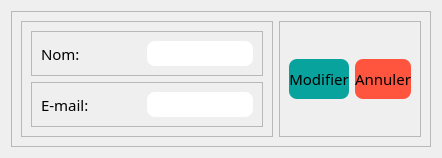
                   <widget class="QWidget" name="tab_5">
                    <attribute name="title">
                     <string>Modification</string>
                    </attribute>
                    <layout class="QHBoxLayout" name="horizontalLayout_41">
                     <item>
                      <widget class="QFrame" name="frame_37">
                       <property name="frameShape">
                        <enum>QFrame::StyledPanel</enum>
                       </property>
                       <property name="frameShadow">
                        <enum>QFrame::Raised</enum>
                       </property>
                       <layout class="QHBoxLayout" name="horizontalLayout_37">
                        <item>
                         <widget class="QFrame" name="frame_39">
                          <property name="maximumSize">
                           <size>
                            <width>500</width>
                            <height>16777215</height>
                           </size>
                          </property>
                          <property name="frameShape">
                           <enum>QFrame::StyledPanel</enum>
                          </property>
                          <property name="frameShadow">
                           <enum>QFrame::Raised</enum>
                          </property>
                          <layout class="QVBoxLayout" name="verticalLayout_21">
                           <item>
                            <widget class="QFrame" name="frame_40">
                             <property name="frameShape">
                              <enum>QFrame::StyledPanel</enum>
                             </property>
                             <property name="frameShadow">
                              <enum>QFrame::Raised</enum>
                             </property>
                             <layout class="QHBoxLayout" name="horizontalLayout_38">
                              <item>
                               <widget class="QLabel" name="label_22">
                                <property name="minimumSize">
                                 <size>
                                  <width>100</width>
                                  <height>0</height>
                                 </size>
                                </property>
                                <property name="maximumSize">
                                 <size>
                                  <width>60</width>
                                  <height>16777215</height>
                                 </size>
                                </property>
                                <property name="font">
                                 <font>
                                  <family>Quicksand Light</family>
                                  <pointsize>11</pointsize>
                                 </font>
                                </property>
                                <property name="styleSheet">
                                 <string notr="true">*{
color:#000;
}</string>
                                </property>
                                <property name="text">
                                 <string>Nom:</string>
                                </property>
                               </widget>
                              </item>
                              <item>
                               <widget class="QLineEdit" name="lineEdit_13">
                                <property name="minimumSize">
                                 <size>
                                  <width>0</width>
                                  <height>25</height>
                                 </size>
                                </property>
                                <property name="maximumSize">
                                 <size>
                                  <width>16777215</width>
                                  <height>25</height>
                                 </size>
                                </property>
                                <property name="styleSheet">
                                 <string notr="true">*{
color: #000;
background:#FFF;
border-radius:8px;
}</string>
                                </property>
                               </widget>
                              </item>
                             </layout>
                            </widget>
                           </item>
                           <item>
                            <widget class="QFrame" name="frame_41">
                             <property name="frameShape">
                              <enum>QFrame::StyledPanel</enum>
                             </property>
                             <property name="frameShadow">
                              <enum>QFrame::Raised</enum>
                             </property>
                             <layout class="QHBoxLayout" name="horizontalLayout_39">
                              <item>
                               <widget class="QLabel" name="label_23">
                                <property name="minimumSize">
                                 <size>
                                  <width>100</width>
                                  <height>0</height>
                                 </size>
                                </property>
                                <property name="maximumSize">
                                 <size>
                                  <width>60</width>
                                  <height>16777215</height>
                                 </size>
                                </property>
                                <property name="font">
                                 <font>
                                  <family>Quicksand Light</family>
                                  <pointsize>11</pointsize>
                                 </font>
                                </property>
                                <property name="styleSheet">
                                 <string notr="true">*{
color:#000;
}</string>
                                </property>
                                <property name="text">
                                 <string>E-mail:</string>
                                </property>
                               </widget>
                              </item>
                              <item>
                               <widget class="QLineEdit" name="lineEdit_14">
                                <property name="minimumSize">
                                 <size>
                                  <width>0</width>
                                  <height>25</height>
                                 </size>
                                </property>
                                <property name="maximumSize">
                                 <size>
                                  <width>16777215</width>
                                  <height>25</height>
                                 </size>
                                </property>
                                <property name="styleSheet">
                                 <string notr="true">*{
color: #000;
background:#FFF;
border-radius:8px;
}</string>
                                </property>
                               </widget>
                              </item>
                             </layout>
                            </widget>
                           </item>
                          </layout>
                         </widget>
                        </item>
                        <item>
                         <widget class="QFrame" name="frame_42">
                          <property name="frameShape">
                           <enum>QFrame::StyledPanel</enum>
                          </property>
                          <property name="frameShadow">
                           <enum>QFrame::Raised</enum>
                          </property>
                          <layout class="QHBoxLayout" name="horizontalLayout_40">
                           <item>
                            <widget class="QPushButton" name="pushButton_22">
                             <property name="maximumSize">
                              <size>
                               <width>150</width>
                               <height>40</height>
                              </size>
                             </property>
                             <property name="font">
                              <font>
                               <family>Quicksand Light</family>
                               <pointsize>11</pointsize>
                              </font>
                             </property>
                             <property name="styleSheet">
                              <string notr="true">*{
background:rgb(9, 163, 158);
border-radius:8px;
}
QPushButton:hover{
background:rgb(13, 58, 53);
color:#FFF;
font-size:18px;
}
QPushButton:pressed{
background:rgb(98, 255, 237);
}</string>
                             </property>
                             <property name="text">
                              <string>Modifier</string>
                             </property>
                            </widget>
                           </item>
                           <item>
                            <widget class="QPushButton" name="pushButton_23">
                             <property name="maximumSize">
                              <size>
                               <width>150</width>
                               <height>40</height>
                              </size>
                             </property>
                             <property name="font">
                              <font>
                               <family>Quicksand Light</family>
                               <pointsize>11</pointsize>
                              </font>
                             </property>
                             <property name="styleSheet">
                              <string notr="true">*{
background:rgb(255, 85, 62);
border-radius:8px;
}
QPushButton:hover{
background:rgb(198, 66, 43);
color:#FFF;
font-size:18px;
}
QPushButton:pressed{
background:rgb(255, 142, 114);
}</string>
                             </property>
                             <property name="text">
                              <string>Annuler</string>
                             </property>
                            </widget>
                           </item>
                          </layout>
                         </widget>
                        </item>
                       </layout>
                      </widget>
                     </item>
                    </layout>
                   </widget>
